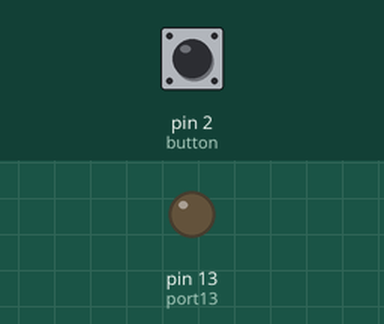
This sketch was run on a simulated Arduino Uno, built with avr-gcc and run on an emulated ATmega328P. Parts: output pins drawn as LEDs (lit = HIGH). The test bench sets the inputs (shaded band); at power-on: pin 2 (button) LOW. What the sketch prints to the serial monitor is not drawn.

Above: at 1.2 s.
1.3 s: pin 2 (button) pulled HIGH for 0.15 s
At 1.37 s:
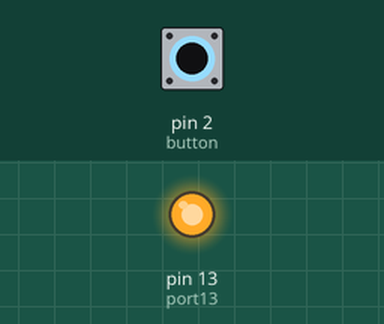
2.9 s: pin 2 (button) pulled HIGH for 3.2 s
At 6.7 s:
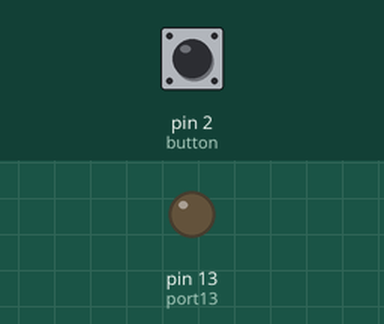
Timing chart, 0 to 8.2 s (numbered marks = the images above; inputs shaded):
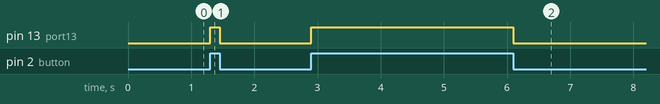

The sketch:

tutorial1.ino
```cpp
// Tutorial 1: Blinking light modified with button switch
// Tutorial 2: Reading from button
int port13 = 13; // just a power source for now
int port12 = 12; // second LED power source
int button = 2; // example for button?

void setup()
{
  Serial.begin(9600);
  pinMode(port13, OUTPUT);
  //pinMode(port12, OUTPUT);
  pinMode(button, INPUT); // input mode
}

void loop()
{
  /*
  digitalWrite(port13, HIGH);
  digitalWrite(port12, LOW);
  delay(1000);
  digitalWrite(port13, LOW);
  digitalWrite(port12, HIGH);
  delay(500);
//  lol strobe lights
  */

  int buttonState = digitalRead(button);
  if(buttonState == 1)
  {
    digitalWrite(port13, HIGH);

  }
  else
  {
    digitalWrite(port13, LOW);

  }
  Serial.println(buttonState);
  delay(1);

}
```

Measured:
- after the input at 1.3 s, pin 13 (port13): LOW → HIGH at once, → LOW 0.15 s later
- after the input at 2.9 s, pin 13 (port13): LOW → HIGH at once, → LOW 3.2 s later
